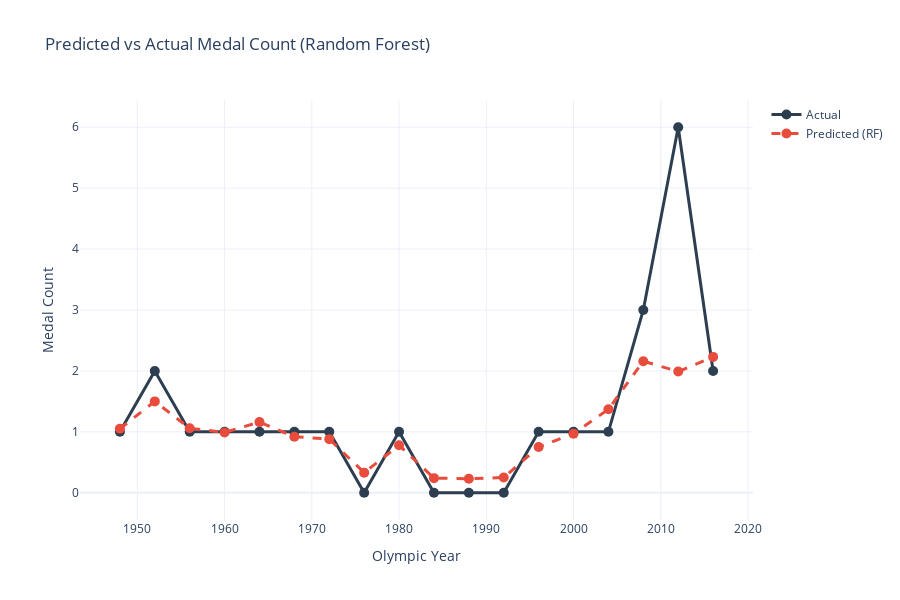

The cell this chart's notebook holds for it:
### Code cell
# Predicted vs Actual - Random Forest
# Combine train and test for full picture
all_years = ml_data['Year'].values
all_actual = y.values
all_pred_rf = np.concatenate([y_train_pred_rf, y_test_pred_rf])

pred_actual_df = pd.DataFrame({
    'Year': all_years,
    'Actual': all_actual,
    'Predicted': all_pred_rf,
    'Set': ['Train'] * len(y_train) + ['Test'] * len(y_test)
})

# Plot
fig = go.Figure()
fig.add_trace(go.Scatter(x=pred_actual_df['Year'], y=pred_actual_df['Actual'],
                         mode='lines+markers', name='Actual',
                         line=dict(color='#2C3E50', width=3),
                         marker=dict(size=10)))
fig.add_trace(go.Scatter(x=pred_actual_df['Year'], y=pred_actual_df['Predicted'],
                         mode='lines+markers', name='Predicted (RF)',
                         line=dict(color='#E74C3C', width=3, dash='dash'),
                         marker=dict(size=10)))

fig.update_layout(title='Predicted vs Actual Medal Count (Random Forest)',
                  xaxis_title='Olympic Year',
                  yaxis_title='Medal Count',
                  hovermode='x unified',
                  template='plotly_white',
                  height=600)
fig.show()

# Save matplotlib version
plt.figure(figsize=(14, 6))
plt.plot(pred_actual_df['Year'], pred_actual_df['Actual'], marker='o', linewidth=3, markersize=10, label='Actual', color='#2C3E50')
plt.plot(pred_actual_df['Year'], pred_actual_df['Predicted'], marker='s', linewidth=3, markersize=10, label='Predicted (RF)', color='#E74C3C', linestyle='--')
plt.title('Predicted vs Actual Medal Count (Random Forest)', fontsize=16, fontweight='bold')
plt.xlabel('Olympic Year', fontsize=12)
plt.ylabel('Medal Count', fontsize=12)
plt.legend(fontsize=12)
plt.grid(True, alpha=0.3)
plt.tight_layout()
plt.savefig('../app/predicted_vs_actual.png', dpi=300, bbox_inches='tight')
plt.show()

### Figure 1 — Plotly figure (JSON) as saved in the notebook; plotly's stock layout.template omitted (floating-point values rounded to 4 significant figures)
{"data": [{"line": {"color": "#2C3E50", "width": 3}, "marker": {"size": 10}, "mode": "lines+markers", "name": "Actual", "type": "scatter", "x": [1948, 1952, 1956, 1960, 1964, 1968, 1972, 1976, 1980, 1984, 1988, 1992, 1996, 2000, 2004, 2008, 2012, 2016], "y": [1, 2, 1, 1, 1, 1, 1, 0, 1, 0, 0, 0, 1, 1, 1, 3, 6, 2]}, {"line": {"color": "#E74C3C", "dash": "dash", "width": 3}, "marker": {"size": 10}, "mode": "lines+markers", "name": "Predicted (RF)", "type": "scatter", "x": [1948, 1952, 1956, 1960, 1964, 1968, 1972, 1976, 1980, 1984, 1988, 1992, 1996, 2000, 2004, 2008, 2012, 2016], "y": [1.05, 1.5, 1.06, 0.99, 1.16, 0.92, 0.88, 0.33, 0.78, 0.24, 0.23, 0.25, 0.75, 0.97, 1.37, 2.16, 1.99, 2.23]}], "layout": {"height": 600, "hovermode": "x unified", "title": {"text": "Predicted vs Actual Medal Count (Random Forest)"}, "xaxis": {"title": {"text": "Olympic Year"}}, "yaxis": {"title": {"text": "Medal Count"}}}}
